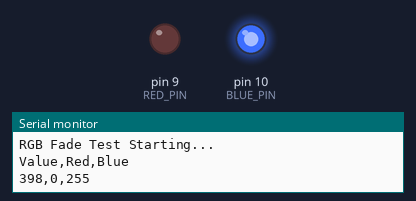
Bench run of a sketch on a simulated Arduino Uno, built with avr-gcc and run on an emulated ATmega328P. On the bench: output pins drawn as LEDs (lit = HIGH), the last lines printed to the serial monitor.

Above: at 0.05 s.
At 0.55 s:
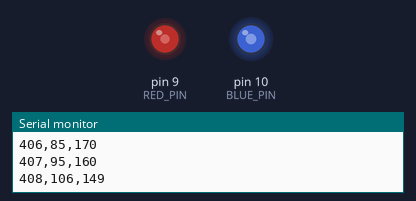
At 1.1 s:
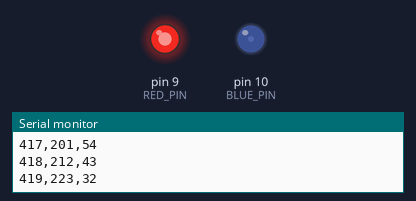
At 2.2 s:
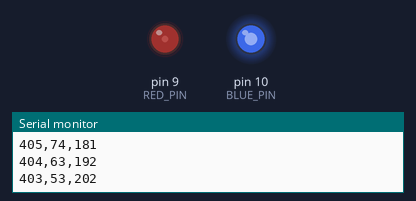
Timing chart, 0 to 5.6 s (numbered marks = the images above):
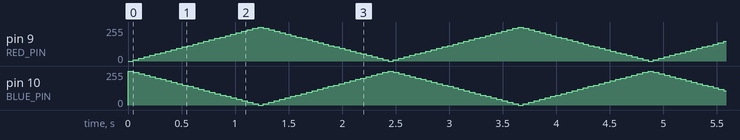

The sketch:

sketch_jan15a.ino
```cpp
// Test pins for RGB LED
const int RED_PIN = 9;    // Red LED pin
const int BLUE_PIN = 10;  // Blue LED pin

// Test values
const int TEST_DELAY = 50;     // Delay between steps (ms)
const int ANALOG_MIN = 398;    // Equivalent to your LCL
const int ANALOG_MAX = 422;    // Equivalent to your UCL
int testValue = ANALOG_MIN;    // Starting value
int stepSize = 1;             // How much to change each step

void setup() {
  // Configure LED pins
  pinMode(RED_PIN, OUTPUT);
  pinMode(BLUE_PIN, OUTPUT);

  Serial.begin(9600);
  Serial.println("RGB Fade Test Starting...");
  Serial.println("Value,Red,Blue");
}

void loop() {
  // Map test value to LED intensities
  int redIntensity = map(testValue, ANALOG_MIN, ANALOG_MAX, 0, 255);
  int blueIntensity = map(testValue, ANALOG_MIN, ANALOG_MAX, 255, 0);

  // Constrain values
  redIntensity = constrain(redIntensity, 0, 255);
  blueIntensity = constrain(blueIntensity, 0, 255);

  // Set LED colors
  analogWrite(RED_PIN, redIntensity);
  analogWrite(BLUE_PIN, blueIntensity);

  // Print values for debugging
  Serial.print(testValue);
  Serial.print(",");
  Serial.print(redIntensity);
  Serial.print(",");
  Serial.println(blueIntensity);

  // Update test value
  testValue += stepSize;

  // Reverse direction at limits
  if (testValue >= ANALOG_MAX || testValue <= ANALOG_MIN) {
    stepSize = -stepSize;
  }

  delay(TEST_DELAY);
}
```
